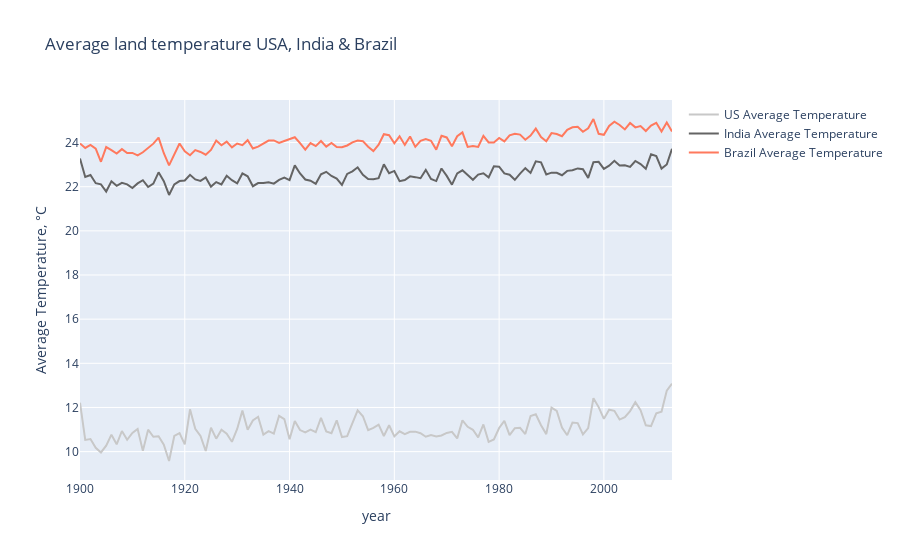

Notebook code cell kept with this figure:
### Code cell
Brzil= Data1.loc[Data1['Country'] == 'Brazil']
India= Data1.loc[Data1['Country'] == 'India']
US= Data1.loc[Data1['Country'] == 'United States']

years = np.unique(Brzil['dt'].astype(str).apply(lambda x: x[:4]))
mean_temp_Brazil = []
mean_temp_India = []
mean_temp_US = []

for year in years:
    mean_temp_Brazil.append(Brzil[Brzil['dt'].astype(str).apply(
        lambda x: x[:4]) == year]['AverageTemperature'].mean())
    mean_temp_India.append(India[India['dt'].astype(str).apply(
        lambda x: x[:4]) == year]['AverageTemperature'].mean())
    mean_temp_US.append(US[US['dt'].astype(str).apply(
        lambda x: x[:4]) == year]['AverageTemperature'].mean())

trace0 = go.Scatter(
    x = years, 
    y = mean_temp_US,
    fill= None,
    mode='lines',
    name='US Average Temperature',
    line=dict(
        color='rgb(200, 200, 200)',
    )
)

trace1 = go.Scatter(
    x = years, 
    y = mean_temp_India,
    fill= None,
    mode='lines',
    name='India Average Temperature',
    line=dict(
        color='rgb(100, 100, 100)',
    )
)
trace2 = go.Scatter(
    x = years, 
    y = mean_temp_Brazil,
    name='Brazil Average Temperature',
    line=dict(
        color='rgb(500, 121, 093)',
    )
)
data = [trace0,trace1,trace2]

layout = go.Layout(
    xaxis=dict(title='year'),
    yaxis=dict(title='Average Temperature, °C'),
    title='Average land temperature USA, India & Brazil',
    showlegend = True)

fig = go.Figure(data=data, layout=layout)

py.iplot(fig)
